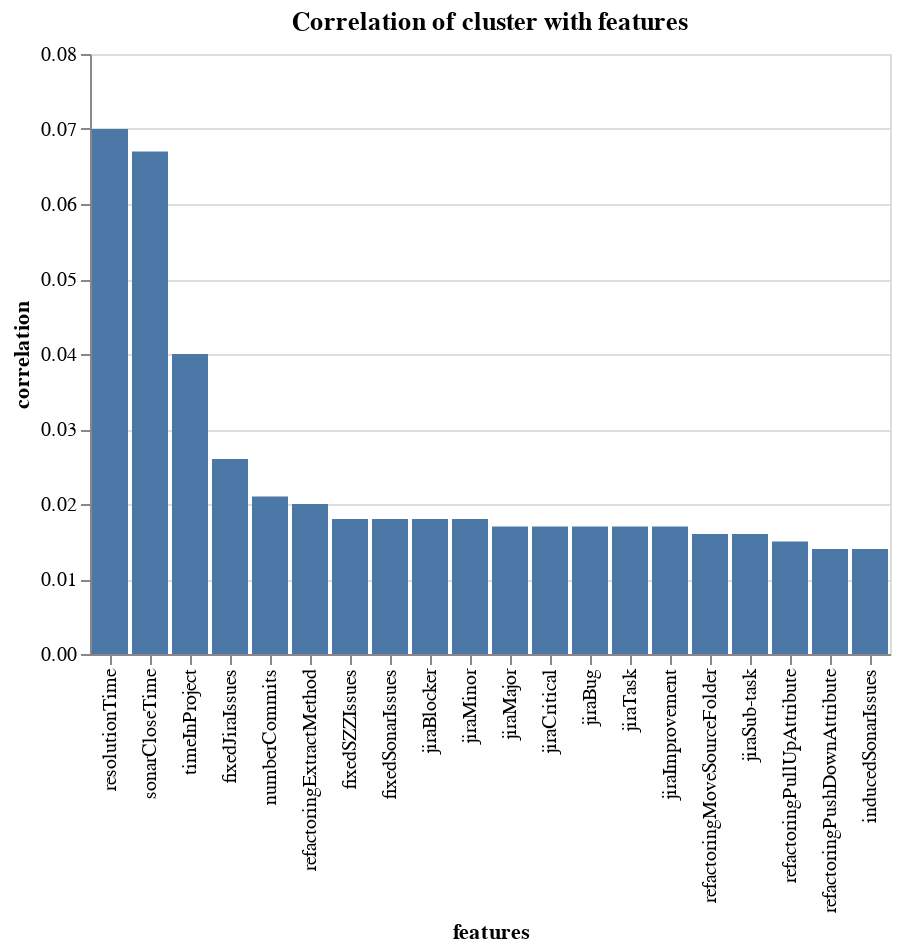

Notebook code cell kept with this figure:
### Markdown cell above
Finally, we can relate the clusters to the different features.

### Code cell
corrFeatures, chart = centroid_corr_with_features(centroids[0], devPCA, devs.columns[2:], 20)
print(corrFeatures[:5])
chart

### Figure 1 — Vega-Lite specification as saved in the notebook (floating-point values rounded to 4 significant figures)
{"config": {"view": {"continuousWidth": 400, "continuousHeight": 300}}, "data": {"name": "data-bdd8d5a7d63a846c2874129a74ef7378"}, "mark": "bar", "encoding": {"x": {"type": "ordinal", "field": "features", "sort": "-y"}, "y": {"type": "quantitative", "field": "correlation"}}, "title": "Correlation of cluster with features", "$schema": "https://vega.github.io/schema/vega-lite/v4.8.1.json", "datasets": {"data-bdd8d5a7d63a846c2874129a74ef7378": [{"features": "resolutionTime", "correlation": "0.07"}, {"features": "sonarCloseTime", "correlation": "0.067"}, {"features": "timeInProject", "correlation": "0.04"}, {"features": "fixedJiraIssues", "correlation": "0.026"}, {"features": "numberCommits", "correlation": "0.021"}, {"features": "refactoringExtractMethod", "correlation": "0.02"}, {"features": "fixedSZZIssues", "correlation": "0.018"}, {"features": "fixedSonarIssues", "correlation": "0.018"}, {"features": "jiraBlocker", "correlation": "0.018"}, {"features": "jiraMinor", "correlation": "0.018"}, {"features": "jiraMajor", "correlation": "0.017"}, {"features": "jiraCritical", "correlation": "0.017"}, {"features": "jiraBug", "correlation": "0.017"}, {"features": "jiraTask", "correlation": "0.017"}, {"features": "jiraImprovement", "correlation": "0.017"}, {"features": "refactoringMoveSourceFolder", "correlation": "0.016"}, {"features": "jiraSub-task", "correlation": "0.016"}, {"features": "refactoringPullUpAttribute", "correlation": "0.015"}, {"features": "refactoringPushDownAttribute", "correlation": "0.014"}, {"features": "inducedSonarIssues", "correlation": "0.014"}]}}
